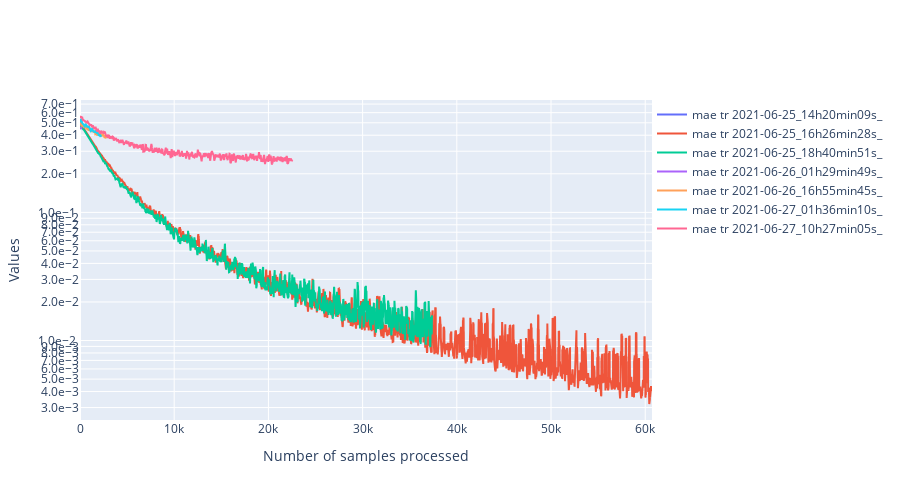

Notebook code for this chart:
### Code cell
filtered_dataframe = data.df
import ipywidgets as widgets
class PersoToggleButton(widgets.ToggleButton):
    def __init__(self,name=None,*args,**kargs):
        super(PersoToggleButton, self).__init__(*args,**kargs)
        self.name = name

compute_width = lambda value:f"{max(len(str(value)) * 12, 60) + 20}px"
list_vertical_widgets = []
dico_changing_widgets_metadata = {}
list_changing_widgets_metrics = []
list_changing_widgets_tr_valid = []
# Widgets for the metadata ------------------------------------------------------------------
label_metadata_filter = "Metadata"
llocalvertwidgets = []
dico_changing_widgets_reorganized = {"metadata":{},"metrics":{},"mode":{}}
for metadata_name in df.columns:

    if metadata_name == "folder_id":
        continue
    possible_values = df[metadata_name].unique()
    label = widgets.Label(metadata_name)
    dico_changing_widgets_reorganized["metadata"][metadata_name] = {str(value):PersoToggleButton(
        value=True,
        description=str(value),
        disabled=False,
        button_style='', # 'success', 'info', 'warning', 'danger' or ''
        tooltip='',
        icon='check',
        layout = widgets.Layout(width = compute_width(value), margin='0px 0px 0px 0px'),
        name="metadata|"+metadata_name
    ) for value in possible_values}

    possibilities = list(dico_changing_widgets_reorganized["metadata"][metadata_name].values())
    dico_changing_widgets_metadata[metadata_name] = possibilities
    box = widgets.HBox(layout=widgets.Layout(width='100%',display='inline-flex',flex_flow='row wrap'),width='100%')
    box.overflow_x = 'auto'
    box.children = [label]+possibilities
    llocalvertwidgets.append(box)

box = widgets.VBox(width='100%')
box.children = llocalvertwidgets
list_vertical_widgets.append(box)
# Widgets to select metrics ---------------------------------------------------------------
label_metrics_filter = "Metrics"
dico_changing_widgets_reorganized["metrics"] = {str(metric_name):PersoToggleButton(
        value=True,
        description=metric_name,
        disabled=False,
        button_style='', # 'success', 'info', 'warning', 'danger' or ''
        tooltip='',
        icon='check',
        layout = widgets.Layout(width = compute_width(metric_name), margin='0px 0px 0px 0px'),
        name="metrics"
    )
    for metric_name in available_metrics}
possibilities = list(dico_changing_widgets_reorganized["metrics"].values())
list_changing_widgets_metrics = possibilities
box = widgets.HBox(layout=widgets.Layout(width='100%',display='inline-flex',flex_flow='row wrap'),width='100%')
box.overflow_x = 'auto'
box.children = possibilities
list_vertical_widgets.append(box)

# widgets to select tr or valid ----------------------------------------------------------
label_tr_valid_filter = "Mode_of_training"
possibilities = [PersoToggleButton(
        value=True,
        description=mode,
        disabled=False,
        button_style='', # 'success', 'info', 'warning', 'danger' or ''
        tooltip='',
        icon='check',
        layout = widgets.Layout(width = compute_width(mode), margin='0px 0px 0px 0px'),
        name="mode"
    )
    for mode in ["tr","valid"]]
list_changing_widgets_tr_valid = possibilities
box = widgets.HBox(layout=widgets.Layout(width='100%',display='inline-flex',flex_flow='row wrap'),width='100%')
box.overflow_x = 'auto'
box.children = possibilities
list_vertical_widgets.append(box)

titles = ["Metadata", "Metrics","Mode_of_training"]
l = []
for i,[item,title] in enumerate((zip(list_vertical_widgets,titles))):
    accordion = widgets.Accordion(children=[item],titles=(title,))
    accordion.set_title(0,title)
    accordion.selected_index = 0
    if i == 0:
        accordion.selected_index = None
    l.append(accordion)
# widget for moving average
moving_average = widgets.IntText(
    value=100,
    description='mean_window',
    disabled=False
)
# widget to toggle log scale for the y axis
y_log_scale = widgets.ToggleButton(
        value=True,
        description="logy",
        disabled=False,
        button_style='', # 'success', 'info', 'warning', 'danger' or ''
        tooltip='',
        icon='check',
        layout = widgets.Layout(width = compute_width("logy"), margin='0px 0px 0px 0px')
    )

global_box = widgets.VBox(l+[moving_average,y_log_scale])

# Handlers --------------------------------------------------------------------------------------
from IPython.display import display,clear_output
import plotly.graph_objects as go
import main.src.analysis.tools as tls

def filter_metrics(runs):
    global states
    new_dico = {}
    for f,dico in dico_metrics.items():
        if f not in runs:
            continue
        new_dico[f] = {}
        for metric_name,list_values in dico.items():
            if states["metrics"][metric_name] is True:
                new_dico[f][metric_name] = list_values
    return new_dico
def plot(dico_vals,filtered_dataframe):
    global states
    import numpy as np
    list_scatters = []
    import matplotlib.pyplot as plt
    for run,dico_metrics in dico_vals.items():
        line_dataframe = filtered_dataframe[filtered_dataframe["folder_id"] == run]
        batch_size_tr = line_dataframe["tr_batch_size"].values[0]
        batch_size_valid = line_dataframe["valid_batch_size"].values[0]
        for metric_name,metric_values in dico_metrics.items():
            if metric_name == "loss":
                metric_name = "loss_"+filtered_dataframe[filtered_dataframe["folder_id"] == run]["loss"].values[0]
                access_name = "_loss"
            else:
                access_name = "_values"
            global states
            for mode,state in states["mode"].items():
                if state is False:
                    continue
                batch_size = batch_size_tr if mode == "tr" else batch_size_valid
                if "loss" in metric_name:
                    access_name1 = "attr_"+mode+access_name
                else:
                    access_name1 = mode + access_name
                v = metric_values[access_name1]
                window = int(moving_average.value/batch_size)
                new_values = []
                for i in range(len(v)-window):
                    new_values.append(np.mean(v[i:min(i+window,len(v))]))
                v = np.array(new_values)
                x = np.arange(0,v.shape[0]) * batch_size
                x = pd.Series(x)
                v = pd.Series(v)
                graph = go.Scatter(x=x,y=v,mode='lines',name=f"{metric_name} {mode} {run}",
                                   hovertemplate='Sample n°: %{x}'+f'<br>{metric_name} {mode}<br>{run}:'+' %{y}')
                list_scatters.append(graph)
    plt.clf()
    fig = go.Figure(
        data=list_scatters,
        layout=go.Layout(
            title=go.layout.Title(text=""),
            xaxis_title="Number of samples processed",
            yaxis_title="Values",
            legend=dict(
                orientation="h",
                y=1,
                x=1
            ),
            yaxis={'tickformat':'.1e',},
            width=900,
            height = 500
        ),
    )
    if states["others"]["logy"] is True:
        fig.update_yaxes(type="log")
    clear_output()
    display(global_box)
    fig.show()
states = {"others":{"mean_window":moving_average.value,"logy":False},
          "mode":{"tr":False,"valid":False},
          "metrics":{k:False for k in available_metrics},
          "metadata":{k:{
              str(k1):False for k1 in df[k].unique()
          } for k in df.columns}
          }
def handler(v):
    global query
    if v["name"] == "disabled":
        return
    global states
    try:
        name = "others"
        try:
            name = v["owner"].name
        except:
            pass
        name = name.split("|")
        try:
            new_val = not(v["new"]["value"])
        except:
            new_val = not(v["new"])
    except Exception as e:
        return
    if len(name) == 2:
        states[name[0]][name[1]][v["owner"].description] = not(states[name[0]][name[1]][v["owner"].description])
    else:
        states[name[0]][v["owner"].description] = not(states[name[0]][v["owner"].description])
    runs = filtered_dataframe["folder_id"].unique()
    dico_vals = filter_metrics(runs)
    plot(dico_vals,filtered_dataframe)
    try:
        print(dico_vals['2021-06-20_17h39min55s_']["mae"])
    except:
        pass
    print(metric_name)

for name,liste_w in dico_changing_widgets_metadata.items():
    for w in liste_w:
        w.observe(handler)
for w in list_changing_widgets_metrics:
    w.observe(handler)
list_changing_widgets_metrics[-1].value = True
for w in list_changing_widgets_tr_valid:
    w.observe(handler)
for w in [moving_average,y_log_scale]:
    w.observe(handler)
global_box

### Figure 1 — Plotly figure (JSON) as saved in the notebook; plotly's stock layout.template omitted (floating-point values rounded to 4 significant figures; data arrays with more than 128 entries replaced by an {"elided": "..."} marker saying what was removed)
{"data": [{"hovertemplate": "Sample n°: %{x}<br>mae tr<br>2021-06-25_14h20min09s_: %{y}", "mode": "lines", "name": "mae tr 2021-06-25_14h20min09s_", "type": "scatter", "x": [0, 10, 20, 30, 40, 50, 60, 70, 80, 90, 100, 110, 120, 130, 140, 150, 160, 170, 180], "y": [0.4738, 0.4766, 0.4667, 0.4734, 0.4653, 0.4676, 0.469, 0.473, 0.4713, 0.4817, 0.489, 0.4908, 0.4921, 0.4944, 0.4982, 0.4898, 0.4908, 0.4835, 0.4945]}, {"hovertemplate": "Sample n°: %{x}<br>mae tr<br>2021-06-25_16h26min28s_: %{y}", "mode": "lines", "name": "mae tr 2021-06-25_16h26min28s_", "type": "scatter", "x": {"elided": "6073 int values"}, "y": {"elided": "6073 float values"}}, {"hovertemplate": "Sample n°: %{x}<br>mae tr<br>2021-06-25_18h40min51s_: %{y}", "mode": "lines", "name": "mae tr 2021-06-25_18h40min51s_", "type": "scatter", "x": {"elided": "3739 int values"}, "y": {"elided": "3739 float values"}}, {"hovertemplate": "Sample n°: %{x}<br>mae tr<br>2021-06-26_01h29min49s_: %{y}", "mode": "lines", "name": "mae tr 2021-06-26_01h29min49s_", "type": "scatter", "x": [0, 10, 20, 30, 40, 50, 60, 70, 80, 90, 100, 110, 120, 130, 140, 150, 160, 170, 180], "y": [0.4618, 0.4593, 0.4557, 0.4557, 0.4514, 0.4529, 0.4537, 0.454, 0.4538, 0.4514, 0.4482, 0.4475, 0.4518, 0.4521, 0.4599, 0.462, 0.4595, 0.455, 0.4574]}, {"hovertemplate": "Sample n°: %{x}<br>mae tr<br>2021-06-26_16h55min45s_: %{y}", "mode": "lines", "name": "mae tr 2021-06-26_16h55min45s_", "type": "scatter", "x": {"elided": "280 int values"}, "y": {"elided": "280 float values"}}, {"hovertemplate": "Sample n°: %{x}<br>mae tr<br>2021-06-27_01h36min10s_: %{y}", "mode": "lines", "name": "mae tr 2021-06-27_01h36min10s_", "type": "scatter", "x": {"elided": "223 int values"}, "y": {"elided": "223 float values"}}, {"hovertemplate": "Sample n°: %{x}<br>mae tr<br>2021-06-27_10h27min05s_: %{y}", "mode": "lines", "name": "mae tr 2021-06-27_10h27min05s_", "type": "scatter", "x": {"elided": "2256 int values"}, "y": {"elided": "2256 float values"}}], "layout": {"height": 500, "legend": {"orientation": "h", "x": 1, "y": 1}, "title": {"text": ""}, "width": 900, "xaxis": {"title": {"text": "Number of samples processed"}}, "yaxis": {"tickformat": ".1e", "title": {"text": "Values"}, "type": "log"}}}
